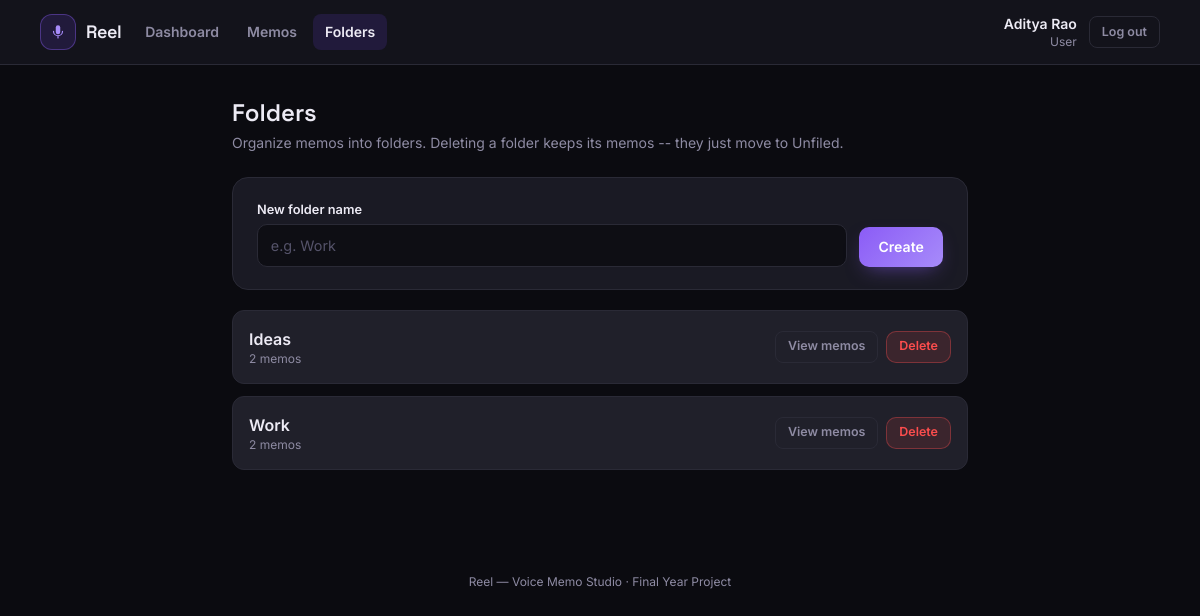
The page /index.php?route=user/folders (signed in) on the database its author committed.
### tables this page shows
CREATE TABLE folders (
    id            INT AUTO_INCREMENT PRIMARY KEY,
    user_id       INT NOT NULL,
    name          VARCHAR(60) NOT NULL,
    created_at    TIMESTAMP NOT NULL DEFAULT CURRENT_TIMESTAMP,
    UNIQUE KEY uniq_user_folder (user_id, name),
    FOREIGN KEY (user_id) REFERENCES users(id) ON DELETE CASCADE
);

### app/controllers/UserController.php (called while the page is built, shortened)
<?php
require_once __DIR__ . '/../models/Folder.php';
class UserController
{
    public function folders(): void
    {
        $folders = Folder::forUser(Auth::id());
        require __DIR__ . '/../views/user/folders.php';
    }
}

### public/index.php (called while the page is built, shortened)
<?php
require_once __DIR__ . '/../core/helpers.php';
require_once __DIR__ . '/../core/Database.php';
require_once __DIR__ . '/../core/Auth.php';
require_once __DIR__ . '/../app/models/Folder.php';
require_once __DIR__ . '/../app/controllers/UserController.php';
$router = new Router();
$router->get('login', fn() => (new AuthController())->showLogin());
$router->post('login', fn() => (new AuthController())->login());
$router->post('logout', fn() => (new AuthController())->logout());
$router->get('user/dashboard', fn() => (new UserController())->dashboard());
$router->get('user/memos', fn() => (new UserController())->memos());
$router->get('user/memos/new', fn() => (new UserController())->newMemo());
$router->post('user/memos/store', fn() => (new UserController())->store());
$router->get('user/memos/view', fn() => (new UserController())->viewMemo());
$router->get('user/memos/audio', fn() => (new UserController())->audio());
$router->get('user/memos/edit', fn() => (new UserController())->editMemo());
$router->post('user/memos/update', fn() => (new UserController())->update());
$router->post('user/memos/delete', fn() => (new UserController())->delete());
$router->post('user/memos/star', fn() => (new UserController())->star());
$router->post('user/memos/summarize-preview', fn() => (new UserController())->summarizePreview());
$router->get('user/folders', fn() => (new UserController())->folders());
$router->post('user/folders/store', fn() => (new UserController())->folderStore());
$router->post('user/folders/delete', fn() => (new UserController())->folderDelete());
$router->get('admin/dashboard', fn() => (new AdminController())->dashboard());
$router->get('admin/users', fn() => (new AdminController())->users());
$router->post('admin/users/status', fn() => (new AdminController())->userStatus());
$router->get('admin/users/overview', fn() => (new AdminController())->userOverview());
$route = $_GET['route'] ?? '';
$router->dispatch($_SERVER['REQUEST_METHOD'], $route);

### core/Router.php (called while the page is built, shortened)
<?php
class Router
{
    private array $routes = ['GET' => [], 'POST' => []];
    public function get(string $route, callable $handler): void
    {
        $this->routes['GET'][$route] = $handler;
    }
    public function post(string $route, callable $handler): void
    {
        $this->routes['POST'][$route] = $handler;
    }
    public function dispatch(string $method, string $route): void
    {
        $handler = $this->routes[$method][$route] ?? null;
        try {
            $handler();
        } catch (Throwable $e) {
            error_log($e->getMessage());
            http_response_code(500);
            require __DIR__ . '/../app/views/errors/500.php';
        }
    }
}

### core/Auth.php (called while the page is built, shortened)
<?php
require_once __DIR__ . '/Database.php';
class Auth
{
    public static function id(): ?int
    {
        return $_SESSION['user_id'] ?? null;
    }
}

### core/Database.php (called while the page is built)
<?php
class Database
{
    private static ?PDO $instance = null;
    public static function connect(): PDO
    {
        if (self::$instance === null) {
            $config = require __DIR__ . '/../config/database.php';
            $dsn = sprintf(
                'mysql:host=%s;port=%d;dbname=%s;charset=%s',
                $config['host'],
                $config['port'],
                $config['database'],
                $config['charset']
            );
            self::$instance = new PDO($dsn, $config['username'], $config['password'], [
                PDO::ATTR_ERRMODE            => PDO::ERRMODE_EXCEPTION,
                PDO::ATTR_DEFAULT_FETCH_MODE => PDO::FETCH_ASSOC,
                PDO::ATTR_EMULATE_PREPARES   => false,
            ]);
        }
        return self::$instance;
    }
}

### app/models/Folder.php (called while the page is built, shortened)
<?php
require_once __DIR__ . '/../../core/Database.php';
class Folder
{
    public static function forUser(int $userId): array
    {
        $stmt = Database::connect()->prepare(
            'SELECT f.*, (SELECT COUNT(*) FROM memos m WHERE m.folder_id = f.id) AS memo_count
             FROM folders f WHERE f.user_id = ? ORDER BY f.name'
        );
        $stmt->execute([$userId]);
        return $stmt->fetchAll();
    }
}

### core/helpers.php (called while the page is built, shortened)
<?php
function e(mixed $value): string
{
    return htmlspecialchars((string)$value, ENT_QUOTES, 'UTF-8');
}

### app/views/user/folders.php (the view, shortened to what this page needs)
<?php
require __DIR__ . '/../partials/header.php';
require __DIR__ . '/../partials/navbar.php';
?>
<main class="max-w-3xl mx-auto px-4 py-8">
    <h1 class="font-display font-semibold text-2xl text-ink mb-1">Folders</h1>
    <p class="text-inkmute text-sm mb-6">Organize memos into folders. Deleting a folder keeps its memos -- they just move to Unfiled.</p>
    <form method="POST" action="/index.php?route=user/folders/store" class="card flex items-end gap-3">
        <div class="flex-1">
            <label class="field-label">New folder name</label>
            <input type="text" name="name" class="field-input" maxlength="60" placeholder="e.g. Work" required>
        </div>
        <button type="submit" class="btn-primary">Create</button>
    </form>
    <div class="mt-5 space-y-3">
        <?php if (empty($folders)): ?>
            <div class="card"><div class="empty-state">No folders yet.</div></div>
        <?php else: ?>
            <?php foreach ($folders as $f): ?>
                <div class="folder-chip">
                    <div>
                        <div class="font-semibold text-ink"><?= e($f['name']) ?></div>
                        <div class="text-xs text-inkmute"><?= (int)$f['memo_count'] ?> memo<?= (int)$f['memo_count'] === 1 ? '' : 's' ?></div>
                    </div>
                    <div class="flex items-center gap-2">
                        <a href="/index.php?route=user/memos&folder_id=<?= (int)$f['id'] ?>" class="btn-ghost btn-sm">View memos</a>
                        <form method="POST" action="/index.php?route=user/folders/delete" class="inline-form" data-confirm="Delete this folder? Its memos will be kept as Unfiled.">
                            <button type="submit" class="btn-danger btn-sm">Delete</button>
                        </form>
                    </div>
                </div>
            <?php endforeach; ?>
        <?php endif; ?>
    </div>
</main>
<?php require __DIR__ . '/../partials/footer.php'; ?>

### public/assets/css/style.css (style rules this page uses)
* { box-sizing: border-box; }
body { -webkit-font-smoothing: antialiased; }
h1, h2, h3, h4, .font-display { font-family: 'Space Grotesk', 'Inter', sans-serif; }
a { color: #A78BFA; text-decoration: none; }
.btn-primary { background: linear-gradient(135deg, #8B5CF6 0%, #A78BFA 100%); color: #fff; border-radius: 10px; padding: 0.6rem 1.2rem; font-weight: 600; font-size: 0.88rem; display: inline-flex; align-items: center; justify-content: center; gap: .45rem; border: none; cursor: pointer; box-shadow: 0 8px 20px -8px rgba(139,92,246,0.55); }
.btn-ghost { background: transparent; color: #8E8BA3; border: 1px solid #2A2A36; border-radius: 8px; padding: 0.42rem 0.9rem; font-weight: 600; font-size: 0.82rem; cursor: pointer; display: inline-flex; align-items: center; gap: .35rem; }
.btn-danger { background: rgba(251,77,77,0.12); color: #FB4D4D; border: 1px solid rgba(251,77,77,0.35); border-radius: 10px; padding: 0.5rem 1rem; font-weight: 600; font-size: 0.82rem; cursor: pointer; }
.btn-sm { padding: 0.36rem 0.75rem; font-size: 0.78rem; }
.inline-form { display: inline-block; margin: 0; }
.card { background: #1A1A24; border: 1px solid #2A2A36; border-radius: 16px; padding: 1.35rem 1.5rem; margin-bottom: 1.25rem; }
.field-label { display:block; font-size: 0.8rem; font-weight: 600; color: #EDEBF5; margin-bottom: 0.35rem; }
.field-input, .field-textarea, .field-select { width: 100%; border: 1px solid #2A2A36; border-radius: 10px; padding: 0.6rem 0.8rem; font-size: 0.9rem; background: #0E0E14; color: #EDEBF5; font-family: 'Inter', sans-serif; }
.field-input::placeholder, .field-textarea::placeholder { color: #55536A; }
.folder-chip { background: #20202A; border: 1px solid #2A2A36; border-radius: 12px; padding: 1rem; display: flex; align-items: center; justify-content: space-between; gap: 0.75rem; }

### rows shown on the page
folders: name "Ideas", memo_count "2"
folders: name "Work", memo_count "2"

### other values the page prints
$label "Dashboard"
$label "Memos"
$label "Folders"
Auth::name() "Aditya Rao"
str_replace('_', ' ', $role ?? '') "User"
